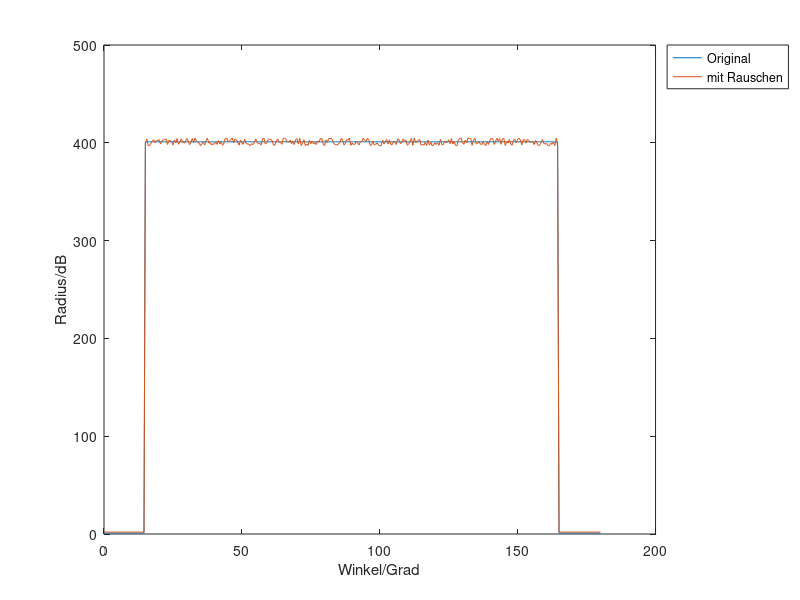

Source code (MATLAB): (Note: this script raises an error after producing the figure.)
% Beschreibung: Implementation vom Test 3 in der Dokumentation (5.2.1)

%% Signalerzeugung %%
midVal = 400;
repeatedTimeValMid = 150;%Ton = 2*repeatedTimeValMid
tVal = 0:0.5:180;
tComp = 90;
xVal = midVal*rectpuls(tVal-tComp,repeatedTimeValMid)+1;
onIntervalBegin = (180*2-repeatedTimeValMid/0.5)/2 + 1;
onIntervalEnd = onIntervalBegin + repeatedTimeValMid/0.5 -1;
minRange = -1;
maxRange = 1;
noise = minRange + (maxRange - minRange).*rand(1,repeatedTimeValMid/0.5);
ah = 4;% erlaubte Höhenabweichung
noise = ah*noise;
xnVal = [xVal(1:onIntervalBegin-1) noise xVal(onIntervalEnd+1:end)];
xnVal = xnVal + xVal;
draw = 1;
if draw == 1
    figure('Name','Das Originalsignal und Signal mit schwächen Rauschen');
    plot(tVal,xVal,'-',tVal,xnVal,'-');
    legend('Original','mit Rauschen','Location','northeastoutside');
    xlabel('Winkel/Grad');
    ylabel('Radius/dB');
end

%% Berechnung der Wirkung des Filters %%
draw = 0;
% Das vom Maximally-Flat-Methode-entworfene Filter
phase = 1;
filterObj = filterMaximallyFlatFIR_p4;
output = filterIIR(xnVal, tVal, filterObj, draw, phase, ...
    'Maximally Flat Methode-Filterergebnis');
% verlorene Punkte aufgrund der Steigung von einem Bereich zu einem
% neuen Bereich: von Diagramm aus dem 2. Versuch (Test2) abgelesen
lostedPointBegin = 1;
lostedPointEnd = 1;
onIntervalBegin = onIntervalBegin + lostedPointBegin;
onIntervalEnd = onIntervalEnd - lostedPointEnd;
diff_mf = output(onIntervalBegin:onIntervalEnd)./xnVal(onIntervalBegin:onIntervalEnd);
diff_mf = 20.*log(diff_mf);
diff_mf = rms(diff_mf);

% Das vom Window-Kaiser-Methode-entworfene Filter
phase = 2;
filterObj = filterWindowKaiser_p10;
output = filterFIR(xnVal, tVal, filterObj, draw, phase, ...
    'Window Kaiser Methode-Filterergebnis');
% verlorene Punkte aufgrund der Steigung von einem Bereich zu einem
% neuen Bereich: von Diagramm aus dem 2. Versuch (Test2) abgelesen
lostedPointBegin = 1;
lostedPointEnd = 2;
onIntervalBegin = onIntervalBegin + lostedPointBegin;
onIntervalEnd = onIntervalEnd - lostedPointEnd;
diff_wk = output(onIntervalBegin:onIntervalEnd)./xnVal(onIntervalBegin:onIntervalEnd);
diff_wk = 20.*log(diff_wk);
diff_wk = rms(diff_wk);

% Das vom Least-Squares-Methode-entworfene Filter
phase = 2;
filterObj = filterLeastSquares_p11;
output = filterFIR(xnVal, tVal, filterObj, draw, phase, ...
    'Least Squares Methode-Filterergebnis');
% verlorene Punkte aufgrund der Steigung von einem Bereich zu einem
% neuen Bereich: von Diagramm aus dem 2. Versuch (Test2) abgelesen
lostedPointBegin = 1;
lostedPointEnd = 2;
onIntervalBegin = onIntervalBegin + lostedPointBegin;
onIntervalEnd = onIntervalEnd - lostedPointEnd;
diff_lsq = output(onIntervalBegin:onIntervalEnd)./xnVal(onIntervalBegin:onIntervalEnd);
diff_lsq = 20.*log(diff_lsq);
diff_lsq = rms(diff_lsq);

% Das vom Equiripple-Methode-entworfenen Filter
phase = 2;
filterObj = filterEquiripple_p3;
output = filterFIR(xnVal, tVal, filterObj, draw, phase, ...
    'Equiripple Methode-Filterergebnis');
% verlorene Punkte aufgrund der Steigung von einem Bereich zu einem
% neuen Bereich: von Diagramm aus dem 2. Versuch (Test2) abgelesen
lostedPointBegin = 1;
lostedPointEnd = 2;
onIntervalBegin = onIntervalBegin + lostedPointBegin;
onIntervalEnd = onIntervalEnd - lostedPointEnd;
diff_eq = output(onIntervalBegin:onIntervalEnd)./xnVal(onIntervalBegin:onIntervalEnd);
diff_eq = 20.*log(diff_eq);
diff_eq = rms(diff_eq);

% Das vom Window-Bartlett-Methode-entworfene Filter
phase = 2;
filterObj = filterWindowBarlett_p2;
output = filterFIR(xnVal, tVal, filterObj, draw, phase, ...
    'Window Bartlett Methode-Filterergebnis');
% verlorene Punkte aufgrund der Steigung von einem Bereich zu einem
% neuen Bereich: von Diagramm aus dem 2. Versuch (Test2) abgelesen
lostedPointBegin = 0;
lostedPointEnd = 1;
onIntervalBegin = onIntervalBegin + lostedPointBegin;
onIntervalEnd = onIntervalEnd - lostedPointEnd;
diff_wb = output(onIntervalBegin:onIntervalEnd)./xnVal(onIntervalBegin:onIntervalEnd);
diff_wb = 20.*log(diff_wb);
diff_wb = rms(diff_wb);

% Das vom Window-Rectangular-Methode-entworfenen Filter
phase = 2;
filterObj = filterWindowRectangular_p3;
output = filterFIR(xnVal, tVal, filterObj, draw, phase, ...
    'Window Rectangular Methode-Filterergebnis');
% verlorene Punkte aufgrund der Steigung von einem Bereich zu einem
% neuen Bereich: von Diagramm aus dem 2. Versuch (Test2) abgelesen
lostedPointBegin = 1;
lostedPointEnd = 2;
onIntervalBegin = onIntervalBegin + lostedPointBegin;
onIntervalEnd = onIntervalEnd - lostedPointEnd;
diff_wr = output(onIntervalBegin:onIntervalEnd)./xnVal(onIntervalBegin:onIntervalEnd);
diff_wr = 20.*log(diff_wr);
diff_wr = rms(diff_wr);

% Das vom Window-Triangular-Methode-entworfenen Filter
phase = 2;
filterObj = filterWindowTriangular_p1;
output = filterFIR(xnVal, tVal, filterObj, draw, phase, ...
    'Window Triangular Methode-Filterergebnis');
% verlorene Punkte aufgrund der Steigung von einem Bereich zu einem
% neuen Bereich: von Diagramm aus dem 2. Versuch (Test2) abgelesen
lostedPointBegin = 1;
lostedPointEnd = 2;
onIntervalBegin = onIntervalBegin + lostedPointBegin;
onIntervalEnd = onIntervalEnd - lostedPointEnd;
diff_wt = output(onIntervalBegin:onIntervalEnd)./xnVal(onIntervalBegin:onIntervalEnd);
diff_wt = 20.*log(diff_wt);
diff_wt = rms(diff_wt);